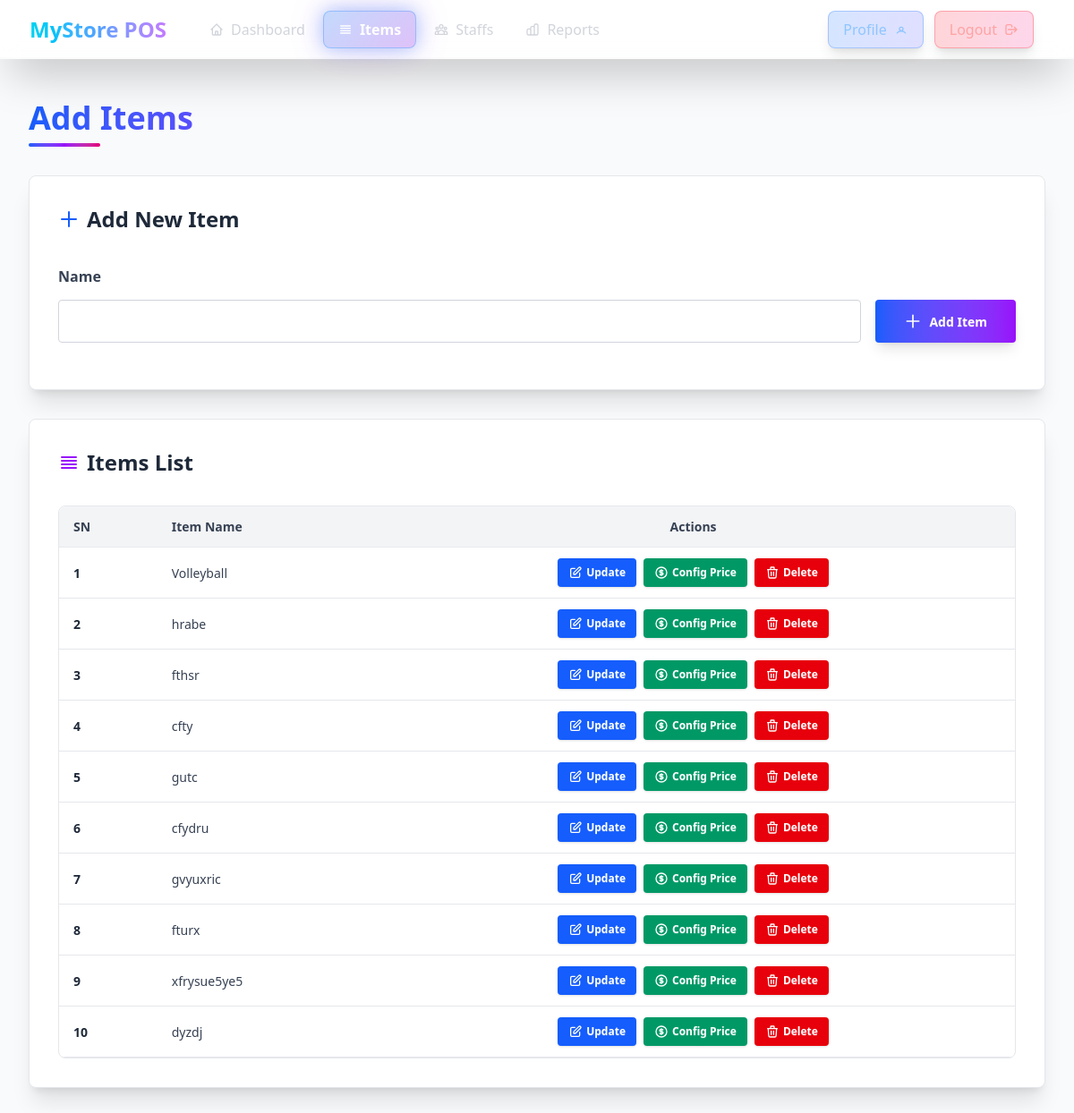
/shop/item_list/ (signed in), run on the app's committed database.
### shop/models.py (models this page shows, shortened)
class Item(models.Model):
    name=models.CharField(max_length=100)
    shop=models.ForeignKey(Shop, on_delete=models.CASCADE, related_name='items')
    class Meta:
        unique_together = ('name', 'shop')

### shop/views.py (the view, shortened to what this page needs)
# urls.py: path("item_list/", views.item_list, name="item_list"),
def item_list(request):
    form=ItemForm(request.POST,request=request)
    form=ItemForm()
    item_list=request.user.shop.items.all()
    context={"form":form,"item_list":item_list}
    return render(request, "shop/item-create-form.html", context)

### shop/forms.py (shortened to what this page needs)
class ItemForm(forms.ModelForm):
    class Meta:
        model = Item
        fields = ['name']
    def __init__(self, *args, **kwargs):
        self.request = kwargs.pop("request") if "request" in kwargs else None
        super().__init__(*args, **kwargs)

### common/templatetags/form_extras.py (called while the page is built)
@register.filter
def add_class(field, css_class):
    if not isinstance(field, BoundField):
        return field
    existing_classes = field.field.widget.attrs.get("class", "")
    if existing_classes:
        new_classes = f"{existing_classes} {css_class}"
    else:
        new_classes = css_class
    field_copy = field
    field_copy.field.widget.attrs["class"] = new_classes
    return field_copy

### shop/templates/shop/item-create-form.html (shortened to what this page needs)
{% extends 'base.html' %}
{% load form_extras %}
{% block content %}
<main class="min-h-screen flex flex-col gap-8 p-4 md:p-6 lg:p-8 w-full mt-16 bg-gray-50 dark:bg-gray-900" id="main">
    <div class="relative pt-4">
        <h1 class="text-3xl md:text-4xl font-bold mb-2 bg-gradient-to-r from-blue-600 via-purple-600 to-pink-600 bg-clip-text text-transparent">
        </h1>
        <div class="h-1 w-20 bg-gradient-to-r from-blue-600 via-purple-600 to-pink-600 rounded-full"></div>
    </div>
    <div class="flex flex-col gap-6 lg:gap-8 max-w-7xl w-full mx-auto">
        <div class="w-full">
            <div class="card bg-white dark:bg-gray-800 shadow-xl border border-gray-200 dark:border-gray-700 hover:shadow-2xl transition-shadow duration-300">
                <div class="card-body p-6 md:p-8">
                    <h2 class="text-2xl font-bold mb-6 flex items-center gap-2 text-gray-800 dark:text-gray-100">
                        <svg xmlns="http://www.w3.org/2000/svg" class="h-6 w-6 text-blue-600 dark:text-blue-400" fill="none" viewBox="0 0 24 24" stroke="currentColor">
                            <path stroke-linecap="round" stroke-linejoin="round" stroke-width="2" d="M12 4v16m8-8H4" />
                        </svg>
                        Add New Item
                    </h2>
                    <form id="add-item-form" action="" method="post">
                        <div class="flex flex-col gap-4">
                            <div class="grid grid-cols-1 lg:grid-cols-[1fr_auto] gap-4 items-start">
                                <fieldset class="fieldset w-full">
                                    <label class="block mb-2" for="{{ form.name.id_for_label }}">
                                        <span class="text-base font-semibold text-gray-700 dark:text-gray-300">{{form.name.label}}</span>
                                    </label>
                                    {{ form.name|add_class:"input input-bordered w-full bg-white dark:bg-gray-700 border-gray-300 dark:border-gray-600 focus:border-blue-500 dark:focus:border-blue-400 text-gray-900 dark:text-gray-100 transition-all duration-200 h-12" }}
                                </fieldset>
                                <button type="submit" class="btn bg-gradient-to-r from-blue-600 to-purple-600 hover:from-blue-700 hover:to-purple-700 text-white border-0 gap-2 shadow-lg hover:shadow-xl transition-all duration-200 h-12 px-8 whitespace-nowrap lg:mt-10.5">
                                    <svg xmlns="http://www.w3.org/2000/svg" class="h-5 w-5" fill="none" viewBox="0 0 24 24" stroke="currentColor">
                                        <path stroke-linecap="round" stroke-linejoin="round" stroke-width="2" d="M12 4v16m8-8H4" />
                                    </svg>
                                    Add Item
                                </button>
                            </div>
                        </div>
                    </form>
                </div>
            </div>
        </div>
        <div class="w-full">
            <div class="card bg-white dark:bg-gray-800 shadow-xl border border-gray-200 dark:border-gray-700 hover:shadow-2xl transition-shadow duration-300">
                <div class="card-body p-6 md:p-8">
                    <h2 class="text-2xl font-bold mb-6 flex items-center gap-2 text-gray-800 dark:text-gray-100">
                        <svg xmlns="http://www.w3.org/2000/svg" class="h-6 w-6 text-purple-600 dark:text-purple-400" fill="none" viewBox="0 0 24 24" stroke="currentColor">
                            <path stroke-linecap="round" stroke-linejoin="round" stroke-width="2" d="M4 6h16M4 10h16M4 14h16M4 18h16" />
                        </svg>
                        Items List
                    </h2>
                    <div class="overflow-x-auto rounded-lg border border-gray-200 dark:border-gray-700">
                        <table class="table w-full">
                            <thead>
                                <tr class="bg-gray-100 dark:bg-gray-700">
                                    <th class="rounded-tl-lg text-gray-700 dark:text-gray-300">SN</th>
                                    <th class="text-gray-700 dark:text-gray-300">Item Name</th>
                                    <th class="rounded-tr-lg text-center text-gray-700 dark:text-gray-300">Actions</th>
                                </tr>
                            </thead>
                            <tbody id="item-list">
                                {% for item in item_list %}
                                <tr id="item-{{ item.id }}" class="hover:bg-gray-50 dark:hover:bg-gray-700 transition-colors duration-150 border-b border-gray-200 dark:border-gray-700">
                                    <th class="font-semibold text-gray-800 dark:text-gray-200">{{ forloop.counter }}</th>
                                    <td class="font-medium text-gray-700 dark:text-gray-300">{{ item.name }}</td>
                                    <td>
                                        <div class="flex gap-2 justify-center flex-wrap">
                                            <a class="btn btn-sm bg-blue-600 hover:bg-blue-700 text-white border-0 gap-1 shadow hover:shadow-md transition-all duration-200" href="{% url 'shop:item_update' item.id %}">
                                                <svg xmlns="http://www.w3.org/2000/svg" class="h-4 w-4" fill="none" viewBox="0 0 24 24" stroke="currentColor">
                                                    <path stroke-linecap="round" stroke-linejoin="round" stroke-width="2" d="M11 5H6a2 2 0 00-2 2v11a2 2 0 002 2h11a2 2 0 002-2v-5m-1.414-9.414a2 2 0 112.828 2.828L11.828 15H9v-2.828l8.586-8.586z" />
                                                </svg>
                                                Update
                                            </a>
                                            <form action="{% url 'shop:price' %}">
                                                <button class="btn btn-sm bg-emerald-600 hover:bg-emerald-700 text-white border-0 gap-1 shadow hover:shadow-md transition-all duration-200">
                                                    Config Price
                                                </button>
                                            </form>
                                            <button data-item-id="{{ item.id }}"
                                                class="btn btn-sm bg-red-600 hover:bg-red-700 text-white border-0 gap-1 shadow hover:shadow-md transition-all duration-200"
                                                onclick="delete_item(this)">
                                                <svg xmlns="http://www.w3.org/2000/svg" class="h-4 w-4" fill="none" viewBox="0 0 24 24" stroke="currentColor">
                                                    <path stroke-linecap="round" stroke-linejoin="round" stroke-width="2" d="M19 7l-.867 12.142A2 2 0 0116.138 21H7.862a2 2 0 01-1.995-1.858L5 7m5 4v6m4-6v6m1-10V4a1 1 0 00-1-1h-4a1 1 0 00-1 1v3M4 7h16" />
                                                </svg>
                                                Delete
                                            </button>
                                        </div>
                                    </td>
                                </tr>
                                {% endfor %}
                            </tbody>
                        </table>
                    </div>
                </div>
            </div>
        </div>
    </div>
</main>
{% endblock content %}

### shop/templates/shop/item-create-form.html (style rules this page uses)
#item-list tr { transition: opacity 0.3s ease, transform 0.3s ease; }

### data on the page
Item: name "Volleyball"
Item: name "hrabe"
Item: name "fthsr"
Item: name "cfty"
Item: name "gutc"
Item: name "cfydru"
Item: name "gvyuxric"
Item: name "fturx"
Item: name "xfrysue5ye5"
Item: name "dyzdj"
